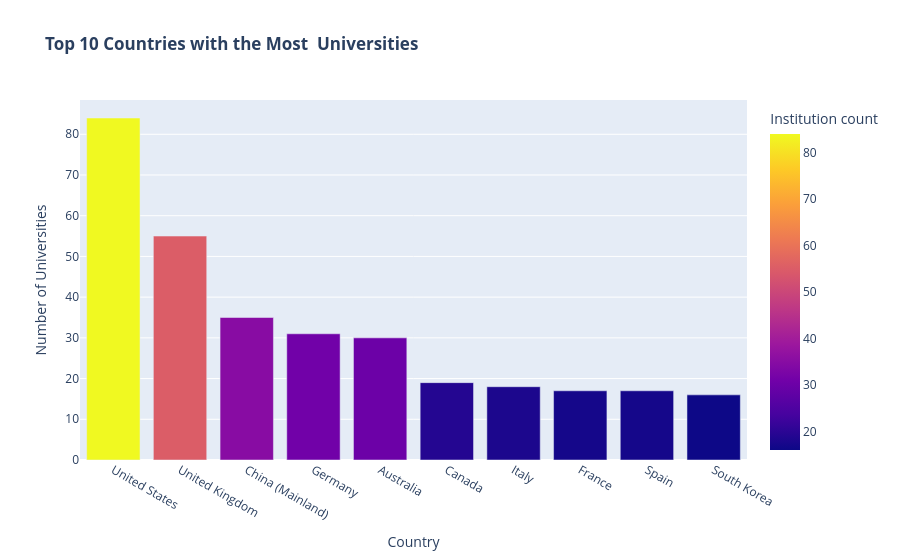

The cell this chart's notebook holds for it:
### Markdown cell above
- Bar Chart → Top countries by university count

### Code cell
fig = px.bar(Universities_count,
             x='Location',
             y='Institution count', 
             title='<b>Top 10 Countries with the Most  Universities</b>',
             labels={'Institution count'':Number of Universities'},
             color='Institution count')

fig.update_layout(xaxis_title='Country',
                  yaxis_title='Number of Universities'
                  )
fig.show()

### Figure 1 — Plotly figure (JSON) as saved in the notebook; plotly's stock layout.template omitted (floating-point values rounded to 4 significant figures)
{"data": [{"hovertemplate": "Location=%{x}<br>Institution count=%{marker.color}<extra></extra>", "legendgroup": "", "marker": {"color": [84, 55, 35, 31, 30, 19, 18, 17, 17, 16], "coloraxis": "coloraxis", "pattern": {"shape": ""}}, "name": "", "orientation": "v", "showlegend": false, "textposition": "auto", "type": "bar", "x": ["United States", "United Kingdom", "China (Mainland)", "Germany", "Australia", "Canada", "Italy", "France", "Spain", "South Korea"], "xaxis": "x", "y": [84, 55, 35, 31, 30, 19, 18, 17, 17, 16], "yaxis": "y"}], "layout": {"barmode": "relative", "coloraxis": {"colorbar": {"title": {"text": "Institution count"}}, "colorscale": [[0, "#0d0887"], [0.1111, "#46039f"], [0.2222, "#7201a8"], [0.3333, "#9c179e"], [0.4444, "#bd3786"], [0.5556, "#d8576b"], [0.6667, "#ed7953"], [0.7778, "#fb9f3a"], [0.8889, "#fdca26"], [1, "#f0f921"]]}, "legend": {"tracegroupgap": 0}, "title": {"text": "<b>Top 10 Countries with the Most  Universities</b>"}, "xaxis": {"anchor": "y", "domain": [0, 1], "title": {"text": "Country"}}, "yaxis": {"anchor": "x", "domain": [0, 1], "title": {"text": "Number of Universities"}}}}
